Frame 1 (no input): blank canvas, image omitted
Frame 60 (no input): blank canvas, image omitted
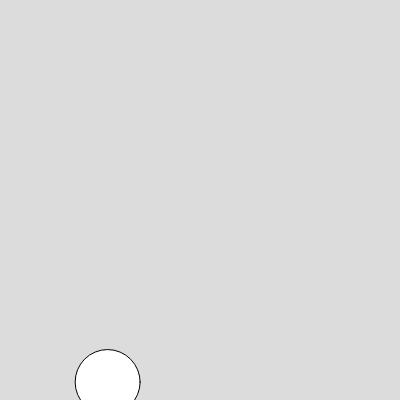
Frame 120 (the mouse pressed at the canvas centre since frame 60)

The p5.js sketch whose frames 1 and 60 were blank and that drew this single picture after the mouse press (run headless with seeded random() and noise() and a simulated clock; from frame 60 on, the mouse is pressed at the canvas centre):

// p5.js sketch
// ── sketch.js
let balls=[];

function setup() {
  createCanvas(400, 400);
 
}

function mousePressed() {
  let x = random(width);
  let y = random(height);
  let r = random(20,80);
  let b = new ball(mouseX,mouseY,r);
  balls.push(b);
}

function draw() {
 background(220);
 for (let ball of balls) {
  ball.move();
  ball.show();
  ball.bounce();
}
}
 
class ball {
  constructor(x,y,r){
    this.x = x; 
    this.y = y;
    this.r = r;
    this.xspeed = random(-5, 5); 
    this.yspeed = random(-5, 5); 
  }
  
  
  move() {
    this.x+= this.xspeed;
    this.y += this.yspeed ;
  }
  
  bounce(){
     if (this.x < 0 || this.x > width) {
      this.xspeed *= -1;
    }
    if (this.y < 0 || this.y > height) {
      this.yspeed *= -1;
    }
  }

  show() {
   
    ellipse(this.x, this.y, this.r );
  }
}
  
